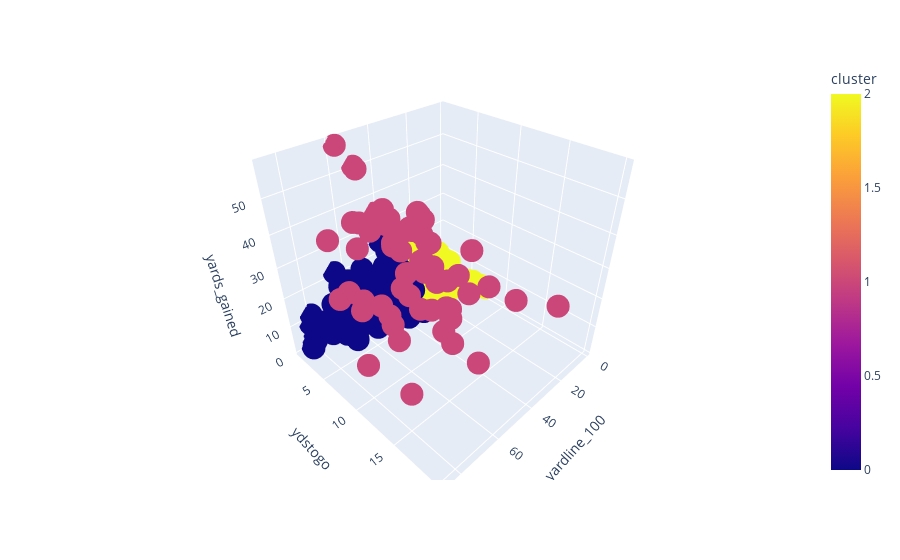

The code cell stored with this chart in its notebook:
### Markdown cell above
Three dimensional plot of the successful fourth down completions.

### Code cell
fig = px.scatter_3d(for_yds, x='yardline_100', y='ydstogo', z='yards_gained',
                    color='cluster')

fig.show()

### Figure 1 — Plotly figure (JSON) as saved in the notebook; plotly's stock layout.template omitted (floating-point values rounded to 4 significant figures; data arrays with more than 128 entries replaced by an {"elided": "..."} marker saying what was removed)
{"data": [{"hovertemplate": "yardline_100=%{x}<br>ydstogo=%{y}<br>yards_gained=%{z}<br>cluster=%{marker.color}<extra></extra>", "legendgroup": "", "marker": {"color": {"elided": "397 int values"}, "coloraxis": "coloraxis", "symbol": "circle"}, "mode": "markers", "name": "", "scene": "scene", "showlegend": false, "type": "scatter3d", "x": {"elided": "397 int values"}, "y": {"elided": "397 int values"}, "z": {"elided": "397 int values"}}], "layout": {"coloraxis": {"colorbar": {"title": {"text": "cluster"}}, "colorscale": [[0, "#0d0887"], [0.1111, "#46039f"], [0.2222, "#7201a8"], [0.3333, "#9c179e"], [0.4444, "#bd3786"], [0.5556, "#d8576b"], [0.6667, "#ed7953"], [0.7778, "#fb9f3a"], [0.8889, "#fdca26"], [1, "#f0f921"]]}, "legend": {"tracegroupgap": 0}, "margin": {"t": 60}, "scene": {"domain": {"x": [0, 1], "y": [0, 1]}, "xaxis": {"title": {"text": "yardline_100"}}, "yaxis": {"title": {"text": "ydstogo"}}, "zaxis": {"title": {"text": "yards_gained"}}}}}
